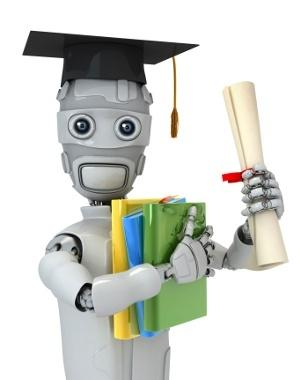
#> input picture ImageManipulations/ml.png, 308 x 380 px
$ python Opening.py
#> lines starting #> are read from the running program, lines starting #| are printed output that depends on the picture
import cv2
import numpy as np

img = cv2.imread("ml.png")
#> img is the input picture: shape (380, 308, 3); mean B, G, R 207.8, 213.7, 211.4
cv2.imshow("Original Image", img)

kernel = np.ones((5,5), np.uint8)
open = cv2.erode(img, kernel, iterations=1)
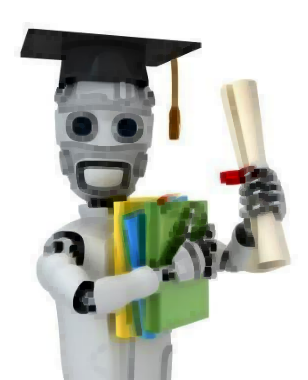
#> open: shape (380, 308, 3); mean B, G, R 192.5, 199.3, 196.9
open = cv2.dilate(open, kernel, iterations=1)
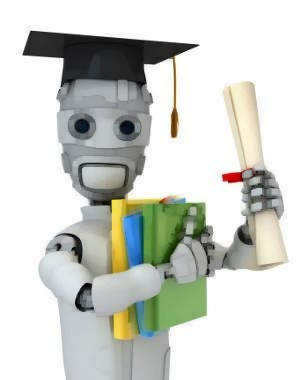
#> open: shape (380, 308, 3); mean B, G, R 205.3, 211.2, 208.9
cv2.imshow("Opened Image", open)

cv2.waitKey(0)
cv2.destroyAllWindows()
